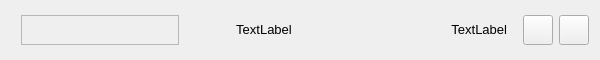
<?xml version="1.0" encoding="UTF-8"?>
<ui version="4.0">
 <class>DataEntryWidget</class>
 <widget class="QWidget" name="DataEntryWidget">
  <property name="geometry">
   <rect>
    <x>0</x>
    <y>0</y>
    <width>600</width>
    <height>60</height>
   </rect>
  </property>
  <property name="minimumSize">
   <size>
    <width>0</width>
    <height>60</height>
   </size>
  </property>
  <property name="windowTitle">
   <string>Form</string>
  </property>
  <layout class="QGridLayout" name="gridLayout">
   <item row="1" column="4">
    <spacer name="horizontalSpacer_2">
     <property name="orientation">
      <enum>Qt::Orientation::Horizontal</enum>
     </property>
     <property name="sizeType">
      <enum>QSizePolicy::Policy::Maximum</enum>
     </property>
     <property name="sizeHint" stdset="0">
      <size>
       <width>10</width>
       <height>20</height>
      </size>
     </property>
    </spacer>
   </item>
   <item row="1" column="1">
    <widget class="SecureLabel" name="urlLabel">
     <property name="frameShape">
      <enum>QFrame::Shape::StyledPanel</enum>
     </property>
     <property name="frameShadow">
      <enum>QFrame::Shadow::Raised</enum>
     </property>
    </widget>
   </item>
   <item row="1" column="5">
    <widget class="QPushButton" name="SHOWbtn">
     <property name="minimumSize">
      <size>
       <width>30</width>
       <height>30</height>
      </size>
     </property>
     <property name="maximumSize">
      <size>
       <width>30</width>
       <height>30</height>
      </size>
     </property>
     <property name="text">
      <string/>
     </property>
     <property name="iconSize">
      <size>
       <width>25</width>
       <height>25</height>
      </size>
     </property>
    </widget>
   </item>
   <item row="1" column="0">
    <spacer name="horizontalSpacer">
     <property name="orientation">
      <enum>Qt::Orientation::Horizontal</enum>
     </property>
     <property name="sizeType">
      <enum>QSizePolicy::Policy::Maximum</enum>
     </property>
     <property name="sizeHint" stdset="0">
      <size>
       <width>10</width>
       <height>20</height>
      </size>
     </property>
    </spacer>
   </item>
   <item row="1" column="3">
    <widget class="QLabel" name="passwordLabel">
     <property name="font">
      <font>
       <pointsize>10</pointsize>
      </font>
     </property>
     <property name="text">
      <string>TextLabel</string>
     </property>
     <property name="alignment">
      <set>Qt::AlignmentFlag::AlignRight|Qt::AlignmentFlag::AlignTrailing|Qt::AlignmentFlag::AlignVCenter</set>
     </property>
     <property name="margin">
      <number>5</number>
     </property>
     <property name="textInteractionFlags">
      <set>Qt::TextInteractionFlag::LinksAccessibleByMouse|Qt::TextInteractionFlag::TextSelectableByMouse</set>
     </property>
    </widget>
   </item>
   <item row="1" column="2">
    <widget class="QLabel" name="loginLabel">
     <property name="font">
      <font>
       <pointsize>10</pointsize>
      </font>
     </property>
     <property name="text">
      <string>TextLabel</string>
     </property>
     <property name="alignment">
      <set>Qt::AlignmentFlag::AlignCenter</set>
     </property>
     <property name="margin">
      <number>5</number>
     </property>
     <property name="textInteractionFlags">
      <set>Qt::TextInteractionFlag::LinksAccessibleByMouse|Qt::TextInteractionFlag::TextSelectableByMouse</set>
     </property>
    </widget>
   </item>
   <item row="1" column="6">
    <widget class="QPushButton" name="DELbtn">
     <property name="minimumSize">
      <size>
       <width>30</width>
       <height>30</height>
      </size>
     </property>
     <property name="maximumSize">
      <size>
       <width>30</width>
       <height>30</height>
      </size>
     </property>
     <property name="text">
      <string/>
     </property>
     <property name="iconSize">
      <size>
       <width>25</width>
       <height>25</height>
      </size>
     </property>
    </widget>
   </item>
   <item row="2" column="2">
    <spacer name="verticalSpacer">
     <property name="orientation">
      <enum>Qt::Orientation::Vertical</enum>
     </property>
     <property name="sizeType">
      <enum>QSizePolicy::Policy::Maximum</enum>
     </property>
     <property name="sizeHint" stdset="0">
      <size>
       <width>20</width>
       <height>20</height>
      </size>
     </property>
    </spacer>
   </item>
   <item row="0" column="2">
    <spacer name="verticalSpacer_2">
     <property name="orientation">
      <enum>Qt::Orientation::Vertical</enum>
     </property>
     <property name="sizeType">
      <enum>QSizePolicy::Policy::Maximum</enum>
     </property>
     <property name="sizeHint" stdset="0">
      <size>
       <width>20</width>
       <height>20</height>
      </size>
     </property>
    </spacer>
   </item>
  </layout>
 </widget>
 <customwidgets>
  <customwidget>
   <class>SecureLabel</class>
   <extends>QFrame</extends>
   <header location="global">vault/secure_label.h</header>
   <container>1</container>
  </customwidget>
 </customwidgets>
 <resources/>
 <connections/>
</ui>
